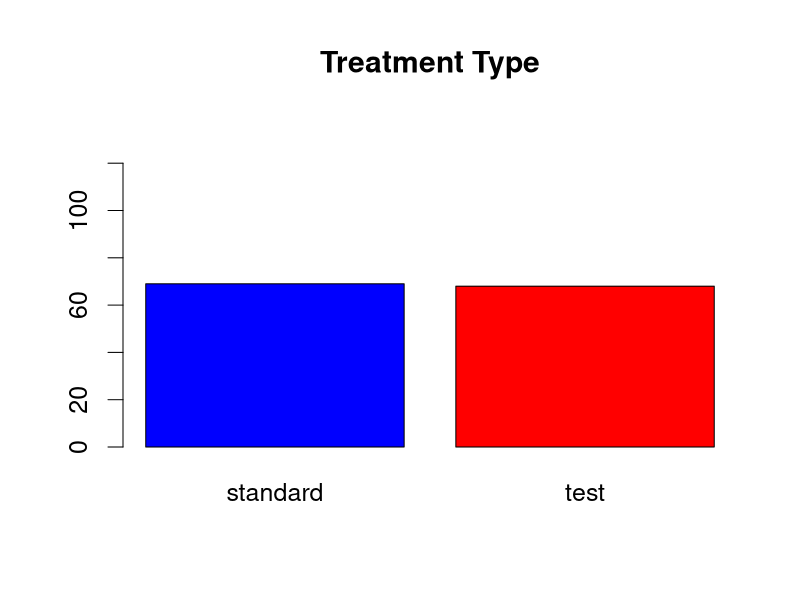
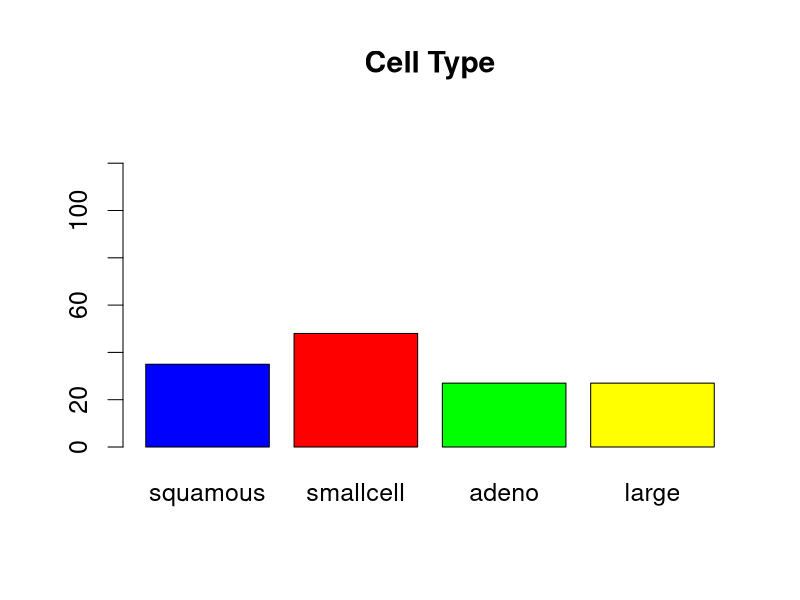
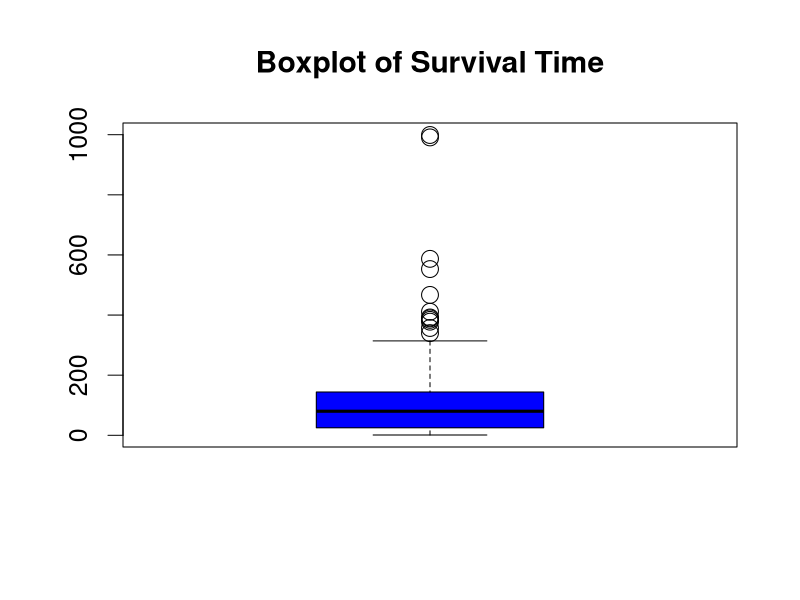
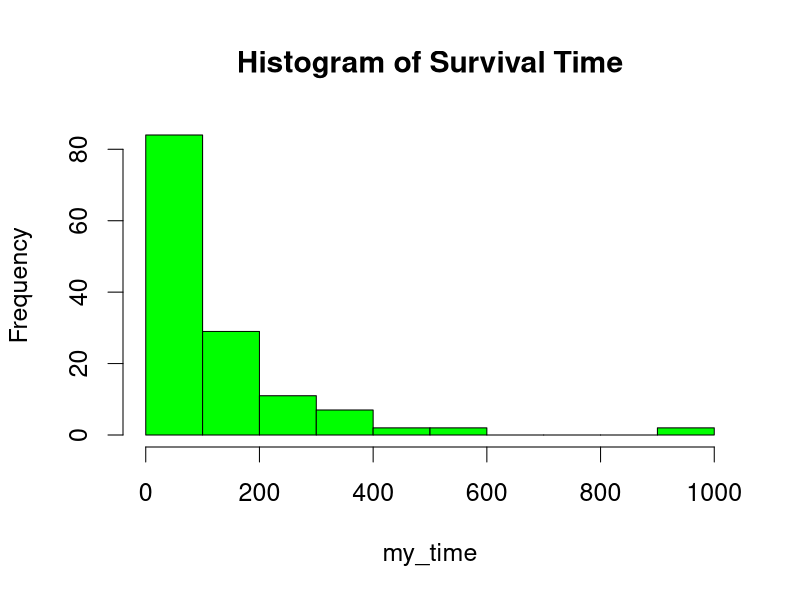
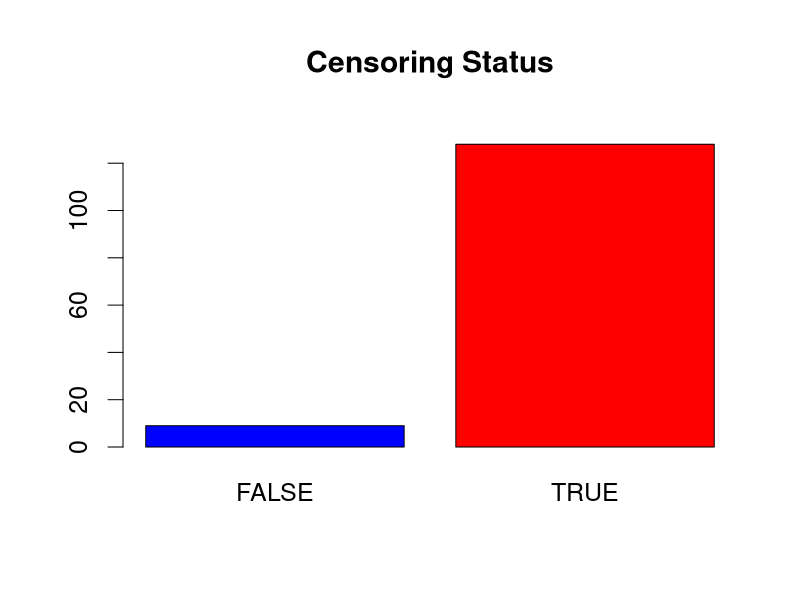
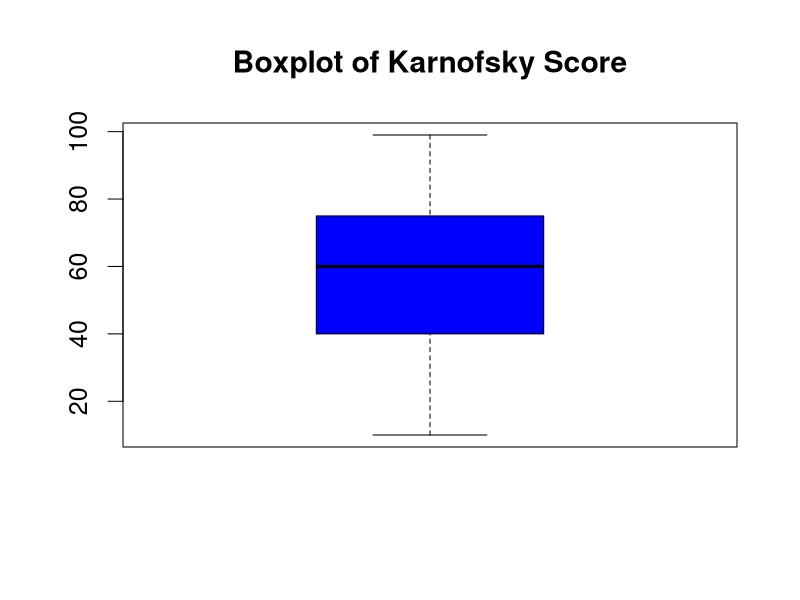
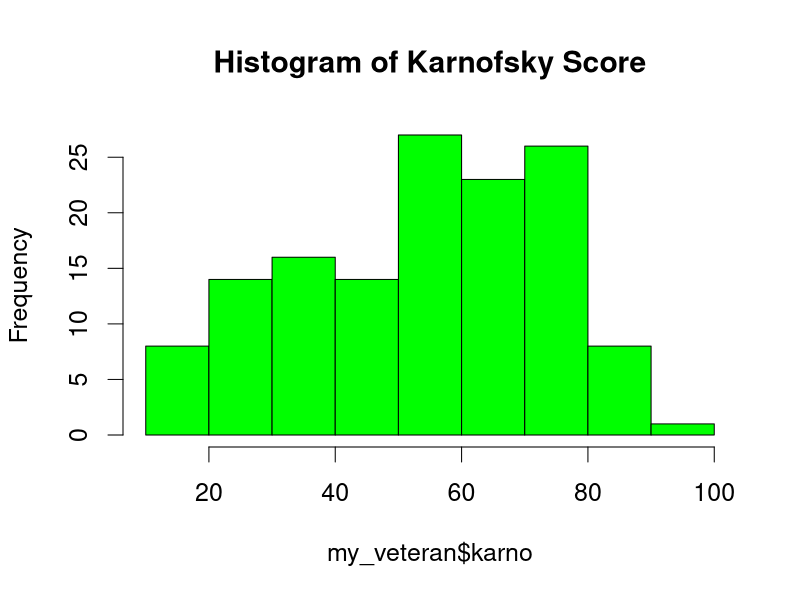
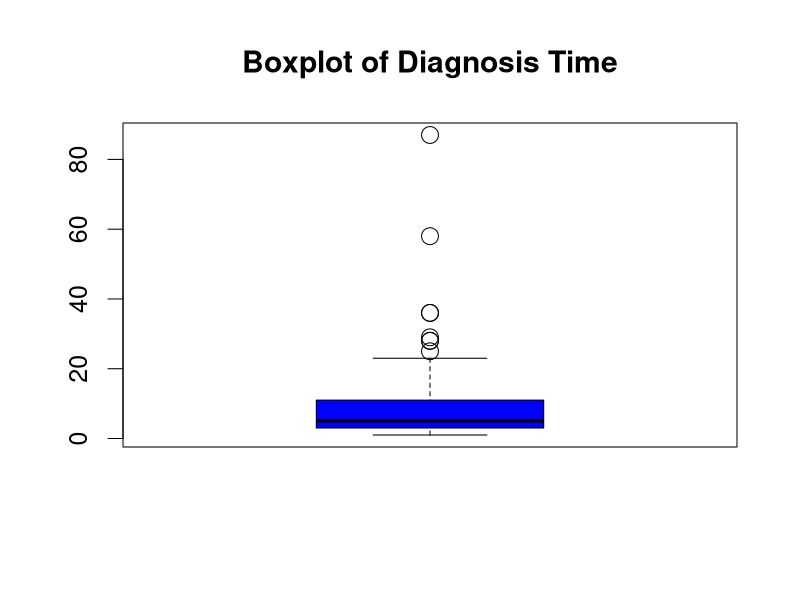

R code for these plots, in order:
if (!requireNamespace("survival", quietly = TRUE)) {
  install.packages("survival")
}

if (!requireNamespace("dplyr", quietly = TRUE)) {
  install.packages("dplyr")
}

library(survival)
library(dplyr)
library(MASS)

output_file <- file('output.txt', 'w')

delimitator <- function() {
  write(paste(rep("-", 80), collapse = ""), output_file)
}

output <- function(result) {
  writeLines(capture.output(result), output_file)
}

data(survival::veteran)
my_veteran <- veteran %>% 
  mutate(prior = ifelse(prior == 0, FALSE, TRUE)) %>%
  mutate(trt = factor(trt, levels = c(1, 2), 
                      labels = c("standard", "test"))) %>%
  mutate(status = ifelse(status == 0, FALSE, TRUE))

# Descriptive Analysis
summary(my_veteran)
str(my_veteran)

# trt
my_trt <- table(my_veteran$trt)

png(filename = "dataset_images/trt_barplot.png")
par(cex = 1.5)
barplot(my_trt, ylim = c(0, 137), col = c('blue', 'red'), 
        main = "Treatment Type")
dev.off()

# celltype
my_celltype <- table(my_veteran$celltype)

png(filename = "dataset_images/celltype_barplot.png", width = 600)
par(cex = 1.5)
barplot(my_celltype, ylim = c(0, 137), col = c('blue', 'red', 'green', 'yellow'), 
        main = "Cell Type")
dev.off()

# time
my_time <- my_veteran$time

png(filename = "dataset_images/time_boxplot.png")
par(cex = 1.5)
boxplot(my_time, col = 'blue', main = "Boxplot of Survival Time")
dev.off()

png(filename = "dataset_images/time_histogram.png")
par(cex = 1.5)
hist(my_time, col = 'green', main = "Histogram of Survival Time")
dev.off()

# status
my_status <- table(my_veteran$status)
png(filename = "dataset_images/status_barplot.png")
par(cex = 1.5)
barplot(my_status, ylim = c(0, 137), col = c('blue', 'red'), 
        main = "Censoring Status")
dev.off()

# karno
my_karno <- my_veteran$karno

png(filename = "dataset_images/karno_boxplot.png")
par(cex = 1.5)
boxplot(my_veteran$karno, col = 'blue', main = "Boxplot of Karnofsky Score")
dev.off()

png(filename = "dataset_images/karno_histogram.png")
par(cex = 1.5)
hist(my_veteran$karno, col = 'green', main = "Histogram of Karnofsky Score")
dev.off()


# diagtime
my_diagtime <- my_veteran$diagtime

png(filename = "dataset_images/diagtime_boxplot.png")
par(cex = 1.5)
boxplot(my_veteran$diagtime, col = 'blue', main = "Boxplot of Diagnosis Time")
dev.off()

png(filename = "dataset_images/diagtime_histogram.png")
par(cex = 1.5)
hist(my_veteran$diagtime, col = 'green', main = "Histogram of Diagnosis Time")
dev.off()


# age
my_age <- my_veteran$age

png(filename = "dataset_images/age_boxplot.png")
par(cex = 1.5)
boxplot(my_veteran$age, col = 'blue', main = "Boxplot of Age")
dev.off()

png(filename = "dataset_images/age_histogram.png")
par(cex = 1.5)
hist(my_veteran$age, col = 'green', main = "Histogram of Age")
dev.off()

# prior
my_prior <- table(my_veteran$prior)
png(filename = "dataset_images/prior_barplot.png")
par(cex = 1.5)
barplot(my_prior, ylim = c(0, 137), col = c('blue', 'red'), 
        main = "Prior Treatment")
dev.off()

# Statistic Hypotheses
# Check if the type of treatment is dependent on prior treatment
trt_prior <- table(my_veteran$trt, my_veteran$prior)
output(chisq.test(trt_prior))
delimitator()

# comparison between survival time for patients with standard and test treatment
standard_treatment <- my_veteran$time[my_veteran$trt == 'standard']
test_treatment <- my_veteran$time[my_veteran$trt == 'test']

output(t.test(standard_treatment, test_treatment))
delimitator()

# comparison between survival time for patients with or without prior therapy
with_prior <- my_veteran$time[my_veteran$prior == TRUE]
without_prior <- my_veteran$time[my_veteran$prior == FALSE]

output(t.test(with_prior, without_prior))
delimitator()

# Check if there is a correlation between karno and age
output(cor.test(my_karno, my_age, method = "pearson"))
delimitator()

# Predictive Model
karno <- my_veteran$karno
age <- my_veteran$age

model  <- lm(karno ~ age)
residuals <- resid(model)
fitted <- fitted(model)
summary(model)

png(filename = "model_images/model_plot.png")
par(cex = 1.5)
plot(age, karno, col = 'blue', main = "Plot of the model")
abline(model, col = 'red')
dev.off()

png(filename = "model_images/residuals_histogram.png")
par(cex = 1.5)
hist(my_veteran$age, col = 'green', main = "Histogram of Residuals")
dev.off()

output(shapiro.test(residuals))
delimitator()

x <- (residuals)
y <- (fitted)
png(filename = "model_images/residuals_plot.png")
par(cex = 1.5)
plot(y, x, col = 'blue', main = "Residuals Plot")
dev.off()

n_date <- data.frame(age = 68)
output(predict(model, n_date, interval = "predict", level = 0.95))

close(output_file)
